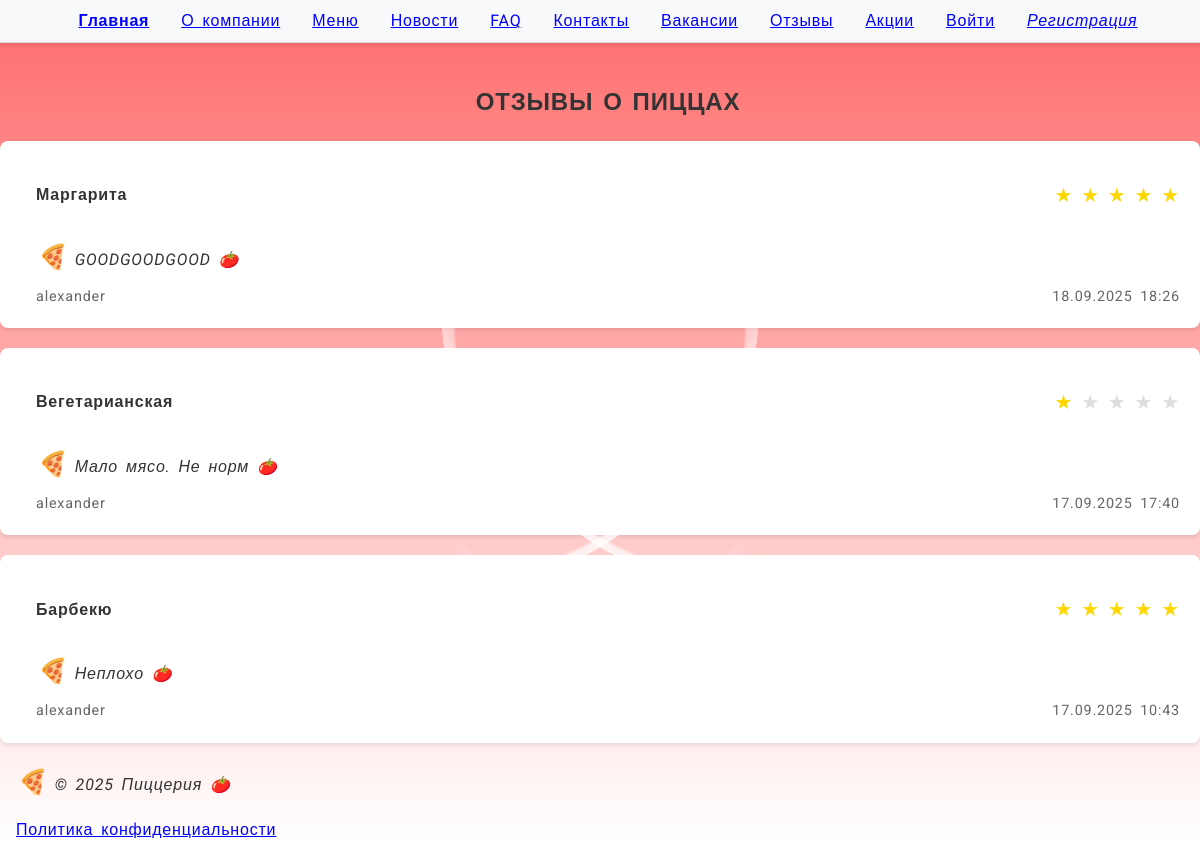
The app's page /reviews/ with its own data.
### pizza/models.py (models this page shows, shortened)
class Review(models.Model):
    customer = models.ForeignKey(Customer, on_delete=models.CASCADE)
    rating = models.IntegerField(choices=[(i, i) for i in range(1, 6)])
    text = models.TextField()
    date = models.DateTimeField(auto_now_add=True)
    pizza = models.ForeignKey(Pizza, on_delete=models.CASCADE, related_name='reviews')
    order = models.ForeignKey(Order, on_delete=models.SET_NULL, null=True)

class Pizza(models.Model):
    name = models.CharField(max_length=100, verbose_name="Название")
    description = models.TextField(verbose_name="Описание")
    category = models.ForeignKey(PizzaCategory, on_delete=models.SET_NULL, null=True, verbose_name="Категория")
    sauce = models.CharField(max_length=100, verbose_name="Соус")
    is_vegan = models.BooleanField(default=False, verbose_name="Вегетарианская")
    ingredients = models.ManyToManyField(Ingredient, verbose_name="Ингредиенты")
    allergens = models.ManyToManyField(Allergen, verbose_name="Аллергены")
    available_sizes = models.ManyToManyField(PizzaSize, through='PizzaPricing', verbose_name="Доступные размеры")
    image = models.ImageField(upload_to='pizzas/', null=True, blank=True, verbose_name="Изображение")  # добавлено поле для фото

class Customer(models.Model):
    user = models.OneToOneField(User, on_delete=models.CASCADE)
    phone_regex = RegexValidator(
        regex=r'^\+375 \((?:29|33|44|25)\) [0-9]{3}-[0-9]{2}-[0-9]{2}$',
        message="Номер телефона должен быть в формате: '+375 (29) XXX-XX-XX'"
    )
    phone = models.CharField(
        validators=[phone_regex],
        max_length=19,
        help_text="Формат: +375 (29) XXX-XX-XX"
    )
    address = models.TextField()
    birth_date = models.DateField(
        verbose_name='Дата рождения',
        validators=[validate_age],
        help_text='Должно быть 18+ лет',
        null=True,
        blank=True
    )

### pizza/views.py (the view)
# urls.py: path('reviews/', views.reviews_list, name='reviews_list'),
def reviews_list(request):
    reviews = Review.objects.select_related(
        'customer__user',
        'pizza'
    ).order_by('-date')
    return render(request, 'pizza/reviews.html', {'reviews': reviews})

### pizza/templates/pizza/reviews.html (shortened to what this page needs)
{% extends 'pizza/base.html' %}
{% block content %}
<div class="container">
    <h2>Отзывы о пиццах</h2>
    <div class="reviews-list">
        {% for review in reviews %}
        <div class="review-card">
            <div class="review-header">
                <h4>{{ review.pizza.name }}</h4>
                <div class="rating">
                    {% for i in "12345" %}
                    <span class="star {% if forloop.counter <= review.rating %}filled{% endif %}">★</span>
                    {% endfor %}
                </div>
            </div>
            <p class="review-text">{{ review.text }}</p>
            <div class="review-footer">
                <span class="author">{{ review.customer.user.username }}</span>
                <span class="date">{{ review.date|date:"d.m.Y H:i" }}</span>
            </div>
        </div>
        {% empty %}
        <p>Пока нет отзывов. Будьте первым!</p>
        {% endfor %}
    </div>
</div>
{% endblock %}

### static/style.css (style rules this page uses)
body { font-family: 'Roboto', Arial, sans-serif; background: linear-gradient(to bottom, #ff6b6b, #ffffff); margin: 0; padding: 0; color: #333; line-height: 1.6; text-indent: 1em; word-spacing: 0.2em; letter-spacing: 0.05em; hyphens: auto; }
h1, h2, h3 { text-transform: uppercase; font-kerning: normal; font-variant: small-caps; }
p::first-letter { font-size: 150%; color: #ff6b6b; }
p::first-line { font-style: italic; }
p::before { content: "🍕 "; }
p::after { content: " 🍅"; }
@media (min-width: 1024px) { body { font-size: 16px; } }
h2 { color: #333; text-align: center; margin: 40px 0 20px; }

### pizza/templates/pizza/reviews.html (style rules this page uses)
.reviews-list { margin: 20px 0; }
.review-card { background: white; padding: 20px; margin-bottom: 20px; border-radius: 8px; box-shadow: 0 2px 4px rgba(0,0,0,0.1); }
.review-header { display: flex; justify-content: space-between; align-items: center; margin-bottom: 10px; }
.star { color: #ddd; font-size: 20px; }
.star.filled { color: #ffd700; }
.review-text { margin: 10px 0; line-height: 1.5; }
.review-footer { display: flex; justify-content: space-between; color: #666; font-size: 0.9em; margin-top: 10px; }

### records on screen
Review: pizza.name "Маргарита", text "GOODGOODGOOD", customer.user.username "alexander", date "18.09.2025 18:26"
Review: pizza.name "Вегетарианская", text "Мало мясо. Не норм", customer.user.username "alexander", date "17.09.2025 17:40"
Review: pizza.name "Барбекю", text "Неплохо", customer.user.username "alexander", date "17.09.2025 10:43"
